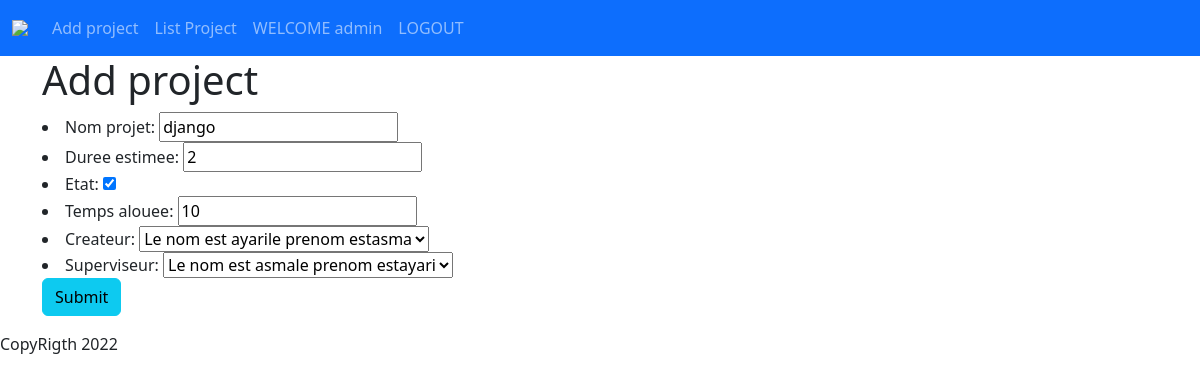
The app's page /App/UpdateProjet/2 (signed in) with its own data.
### App/models.py (models this page shows)
class Projet(models.Model):
    nom_projet= models.CharField(max_length=255)
    duree_projet= models.IntegerField('duree estimee',default=0)
    etat= models.BooleanField(default=False)
    temps_alouee= models.IntegerField(validators=[MinValueValidator(1),MaxValueValidator(10)])
    membres= models.ManyToManyField(
        Etudiant,
        related_name="les_projets",
        through= 'memberShipInProject'
    )
    createur=models.OneToOneField(
        Etudiant,
        on_delete=models.SET_NULL,
        null=True
    )
    superviseur= models.ForeignKey(
        coach,
        on_delete=models.CASCADE
    )

### App/views.py (the view)
# urls.py: path('UpdateProjet/<int:pk>',UpdateProjet.as_view(),name="update_projet"),
class UpdateProjet(UpdateView):
    model=Projet
    form_class= AjoutForm
    success_url=reverse_lazy("Aff")

### App/forms.py
class AjoutForm(forms.ModelForm):
    class Meta:
        model = Projet
        fields=('__all__')
        exclude=('membres',)

### App/models.py (called while the page is built)
    def __str__(self):
        return  "Le nom est "+self.nom+"le prenom est" +self.prenom

### Templates/App/projet_form.html (shortened to what this page needs)
{% extends 'base.html' %}
{% block content %}
<h1>Add project</h1>
<form action="{%url 'add_projet' %}" method="post">
    {{form.as_ul}}
    <input type="submit" value="Submit" class="btn btn-info">
</form>
{% endblock %}

### Templates/header.html (shortened to what this page needs)
{% load static %}
{% block header %}
    <nav class="navbar navbar-expand-lg navbar-dark bg-primary">
        <div class="container-fluid">
          <a class="navbar-brand" href="#"><img src="{% static 'images/esprit.bmp' %}"></a>
          <div class="collapse navbar-collapse" id="navbarNav">
            <ul class="navbar-nav">
              <li class="nav-item">
                <a class="nav-link" aria-current="page" href="{% url 'add_projet' %}">Add project</a>
              </li>
              <li class="nav-item">
                <a class="nav-link" href="{% url 'Aff' %}">List Project</a>
              </li>
                {% if user.is_authenticated %}
                <li class="nav-item">
                  <a class="nav-link" href="#"> WELCOME {{user.username}}</a>
                </li>
                <li class="nav-item">
                <a class="nav-link" href="{% url 'logout' %}">LOGOUT</a>
              </li>
              {% else %}
              <li class="nav-item">
                <a class="nav-link" href="{% url 'login' %}">Login</a>
              </li>
                {% endif %}
            </ul>
          </div>
        </div>
      </nav>
{% endblock %}

### records on screen
Projet: nom_projet "django", duree_projet "2", etat "☑", temps_alouee "10", createur "Le nom est ayarile prenom estasma", superviseur "Le nom est asmale prenom estayari"

### other values on screen
{{ user.username }} "admin"
